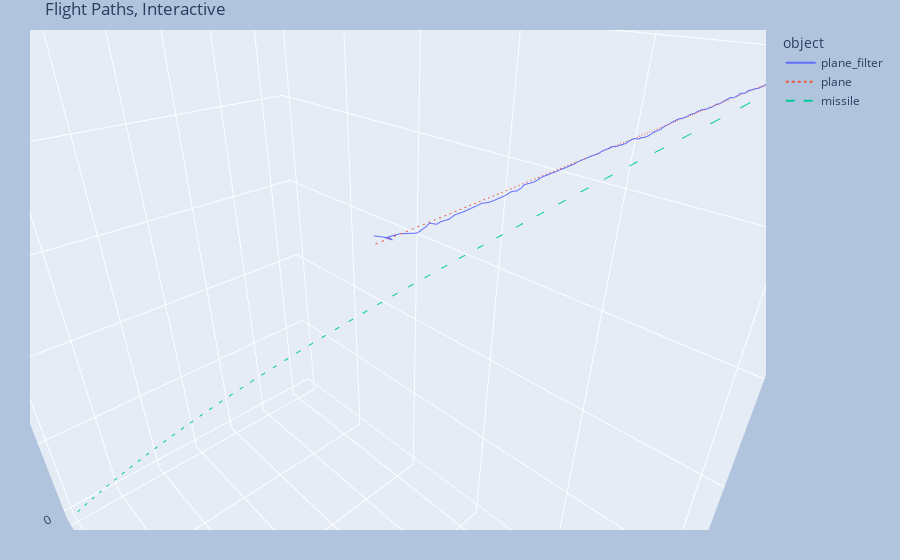

This figure's notebook cell:
### Code cell
fig = px.line_3d(data, x="x", y="y", z="z", color = "object", line_dash="object", 
                title = "Flight Paths, Interactive")
fig.update_layout(margin=dict(l=30, r=30, t=30, b=30),
                  paper_bgcolor="LightSteelBlue")
camera = dict(
    up=dict(x=0, y=0, z=1),
    center=dict(x=0, y=0.2, z=0.1),
    eye=dict(x=.71, y=-.49, z=.65)
    )

fig.update_layout(scene_camera=camera)
fig.show()

### Figure 1 — Plotly figure (JSON) as saved in the notebook; plotly's stock layout.template omitted (floating-point values rounded to 4 significant figures; data arrays with more than 128 entries replaced by an {"elided": "..."} marker saying what was removed)
{"data": [{"hovertemplate": "object=plane_filter<br>x=%{x}<br>y=%{y}<br>z=%{z}<extra></extra>", "legendgroup": "plane_filter", "line": {"color": "#636efa", "dash": "solid"}, "mode": "lines", "name": "plane_filter", "scene": "scene", "showlegend": true, "type": "scatter3d", "x": {"elided": "168 float values"}, "y": {"elided": "168 float values"}, "z": {"elided": "168 float values"}}, {"hovertemplate": "object=plane<br>x=%{x}<br>y=%{y}<br>z=%{z}<extra></extra>", "legendgroup": "plane", "line": {"color": "#EF553B", "dash": "dot"}, "mode": "lines", "name": "plane", "scene": "scene", "showlegend": true, "type": "scatter3d", "x": {"elided": "168 int values"}, "y": {"elided": "168 float values"}, "z": {"elided": "168 int values"}}, {"hovertemplate": "object=missile<br>x=%{x}<br>y=%{y}<br>z=%{z}<extra></extra>", "legendgroup": "missile", "line": {"color": "#00cc96", "dash": "dash"}, "mode": "lines", "name": "missile", "scene": "scene", "showlegend": true, "type": "scatter3d", "x": {"elided": "168 float values"}, "y": {"elided": "168 float values"}, "z": {"elided": "168 float values"}}], "layout": {"autosize": true, "legend": {"title": {"text": "object"}, "tracegroupgap": 0}, "margin": {"b": 30, "l": 30, "r": 30, "t": 30}, "paper_bgcolor": "LightSteelBlue", "scene": {"aspectmode": "auto", "aspectratio": {"x": 1.166, "y": 0.7362, "z": 1.165}, "camera": {"center": {"x": 0, "y": 0.2, "z": 0.1}, "eye": {"x": 0.71, "y": -0.49, "z": 0.65}, "up": {"x": 0, "y": 0, "z": 1}}, "domain": {"x": [0, 1], "y": [0, 1]}, "xaxis": {"title": {"text": "x"}, "type": "linear"}, "yaxis": {"title": {"text": "y"}, "type": "linear"}, "zaxis": {"title": {"text": "z"}, "type": "linear"}}, "title": {"text": "Flight Paths, Interactive"}}}
